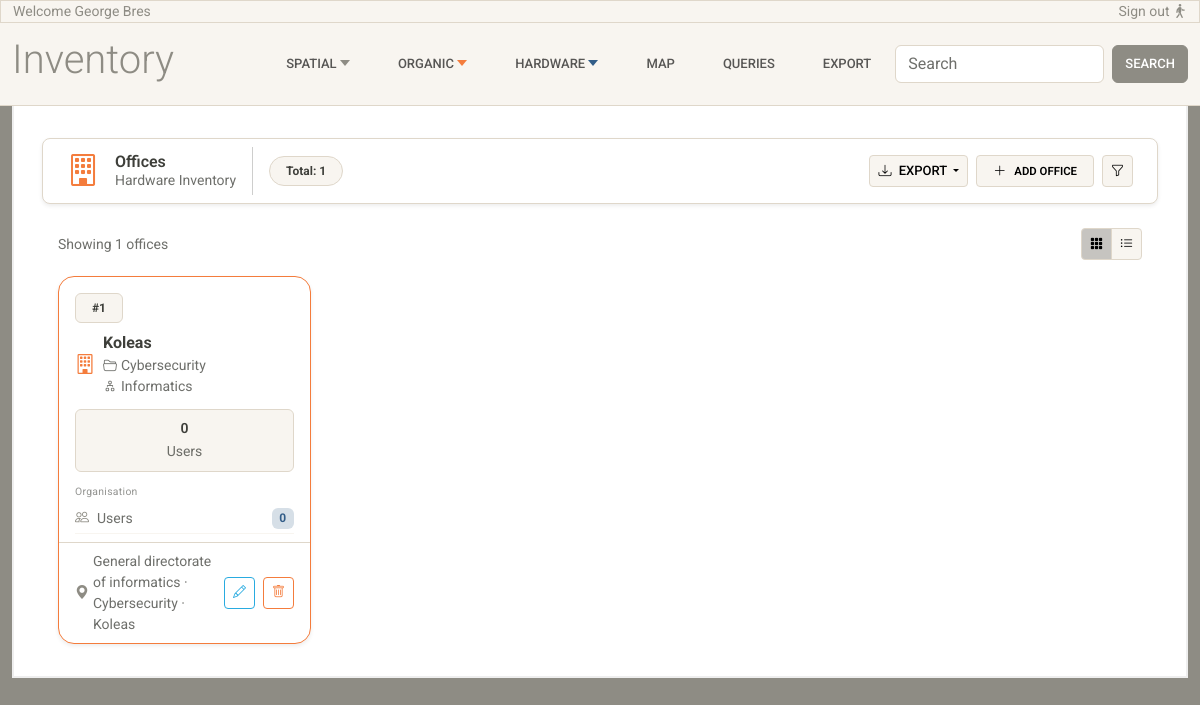
/offices/, run on an earlier commit of the app's database.
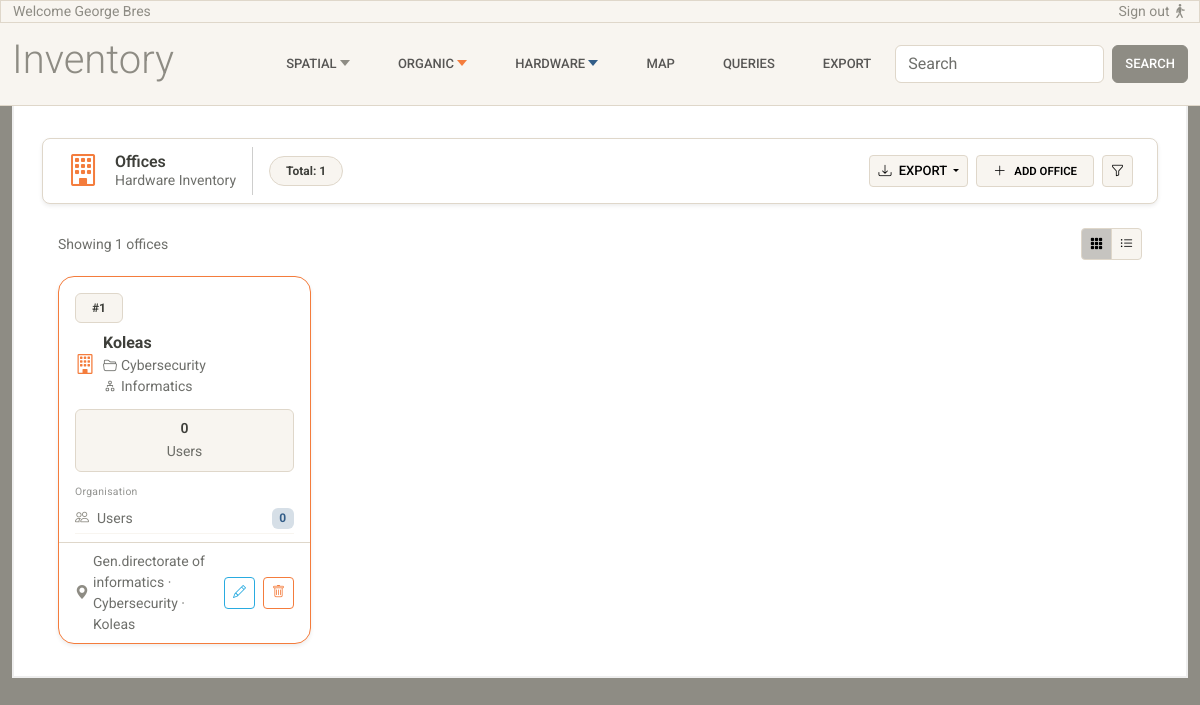
And on a later commit of the database.
### inventory/models.py (models this page shows, shortened)
class LifeCycle(models.Model):
    is_active = models.BooleanField(default=True)
    valid_from = models.DateField(default=timezone.now)
    valid_to = models.DateField(null=True, blank=True)
    class Meta:
        abstract = True

class Office(LifeCycle):
    name = models.CharField(max_length=200)
    department = models.ForeignKey(
        Department,
        on_delete=models.RESTRICT,
        related_name="offices"
    )
    class Meta:
        constraints = [
            models.UniqueConstraint(fields=["department", "name"], name="unique_office_per_department")
        ]

class Department(LifeCycle):
    name = models.CharField(max_length=200)
    directorate = models.ForeignKey(
        Directorate,
        on_delete=models.RESTRICT,
        related_name="departments"
    )
    class Meta:
        constraints = [
            models.UniqueConstraint(fields=["directorate", "name"], name="unique_department_per_directorate")
        ]

class Directorate(LifeCycle):
    name = models.CharField(max_length=200)
    general_directorate = models.ForeignKey(
        GeneralDirectorate,
        on_delete=models.RESTRICT,
        related_name="directorates"
    )
    class Meta:
        constraints = [
            models.UniqueConstraint(fields=["general_directorate", "name"], name="unique_directorate_per_gd")
        ]

class GeneralDirectorate(LifeCycle):
    name = models.CharField(max_length=200, unique=True)

### inventory/views.py (the view)
# urls.py: path('offices/', views.offices_list, name='offices-list'),
def offices_list(request):
    offices = Office.objects.select_related(
        'department__directorate__general_directorate'
    ).annotate(
        users_count=Count('user', distinct=True),
    )
    return render(request, 'inventory/offices-list.html', {'offices': offices})

### inventory/templates/inventory/offices-list.html (shortened to what the changed rows need)
{% extends 'inventory/base.html' %}
{% load static %}
{% block content %}
<div class="container-fluid">
  <div class="px-3">
    <div class="row g-4" data-masonry='{"percentPosition": true, "horizontalOrder": true}'>
      {% for office in offices %}
      <div class="col-12 col-sm-6 col-md-4 col-lg-3">
        <div class="card h-100 shadow-sm rounded-4 overflow-hidden card-hover border-top border-warning">
          <div class="card-header bg-transparent border-0 pt-3 pb-1 px-3">
            <div class="d-flex justify-content-between align-items-center mb-2">
              <span class="badge bg-light text-dark border rounded-2 px-3 py-2">#{{ forloop.counter|stringformat:"d" }}</span>
            </div>
            <div class="d-flex align-items-center gap-2">
              <div class="">
                <i class="bi bi-building text-warning fs-5"></i>
              </div>
              <div>
                <span class="fw-bold text-dark">{{ office.name|capfirst }}</span>
                <span class="text-muted small d-block"><i class="bi bi-folder2-open me-1"></i>{{ office.department.name|capfirst }}</span>
                <span class="text-muted small d-block"><i class="bi bi-diagram-2 me-1"></i>{{ office.department.directorate.name|capfirst }}</span>
              </div>
            </div>
          </div>
          <div class="card-body pt-2 pb-2 px-3">
            <div class="row g-1">
              <div class="col-12">
                <div class="bg-light border rounded p-2 text-center">
                  <span class="fw-semibold small d-block">{{ office.users_count }}</span>
                  <span class="text-muted small">Users</span>
                </div>
              </div>
            </div>
          </div>
          <div class="px-3 pt-1 pb-2">
            <span class="text-muted opacity-75 section-label d-block mb-1">Organisation</span>
            <div class="d-flex align-items-center gap-2 py-1 border-bottom border-light">
              <i class="bi bi-people text-secondary small"></i>
              <div class="d-flex justify-content-between w-100">
                <span class="text-muted small">Users</span>
                <span class="badge bg-primary-subtle text-primary">{{ office.users_count }}</span>
              </div>
            </div>
          </div>
          <div class="d-flex justify-content-between align-items-center px-3 py-2 border-top">
            <div class="d-flex align-items-center gap-1 small text-muted">
              <i class="bi bi-geo-alt-fill text-secondary"></i>
              {{ office.department.directorate.general_directorate.name|capfirst }} · {{ office.department.name|capfirst }} · {{ office.name|capfirst }}
            </div>
            <div class="d-flex gap-2">
              <button class="btn btn-sm btn-outline-info border-1"><i class="bi bi-pencil"></i></button>
              <button class="btn btn-sm btn-outline-warning border-1"><i class="bi bi-trash"></i></button>
            </div>
          </div>
        </div>
      </div>
      {% endfor %}
    </div>
  </div>
</div>
{% endblock %}

What changed in the data, as far as the page shows it:
changed through a linked row, Office "Koleas": department.directorate.general_directorate.name "General directorate of informatics" → "Gen.directorate of informatics"
